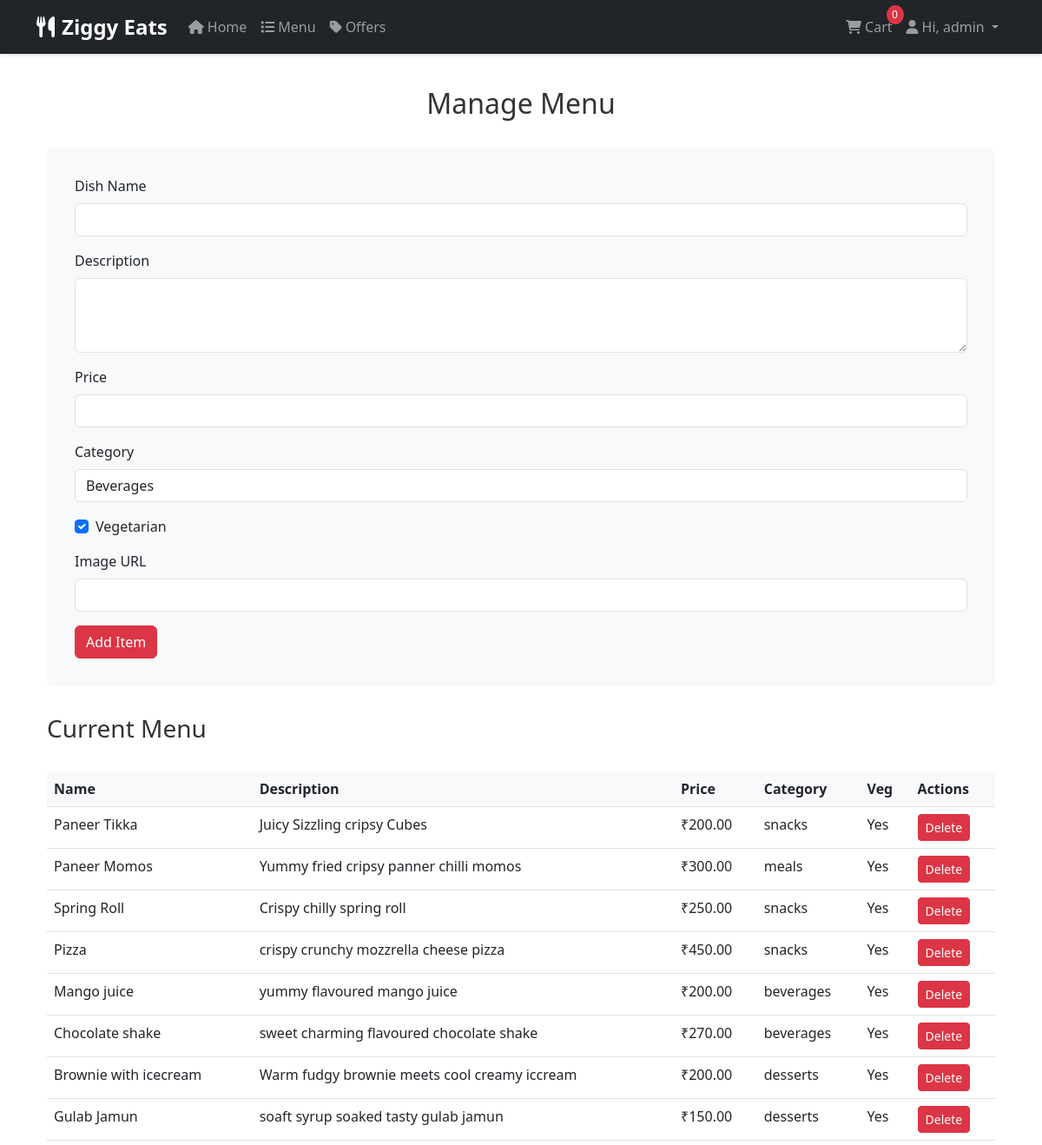
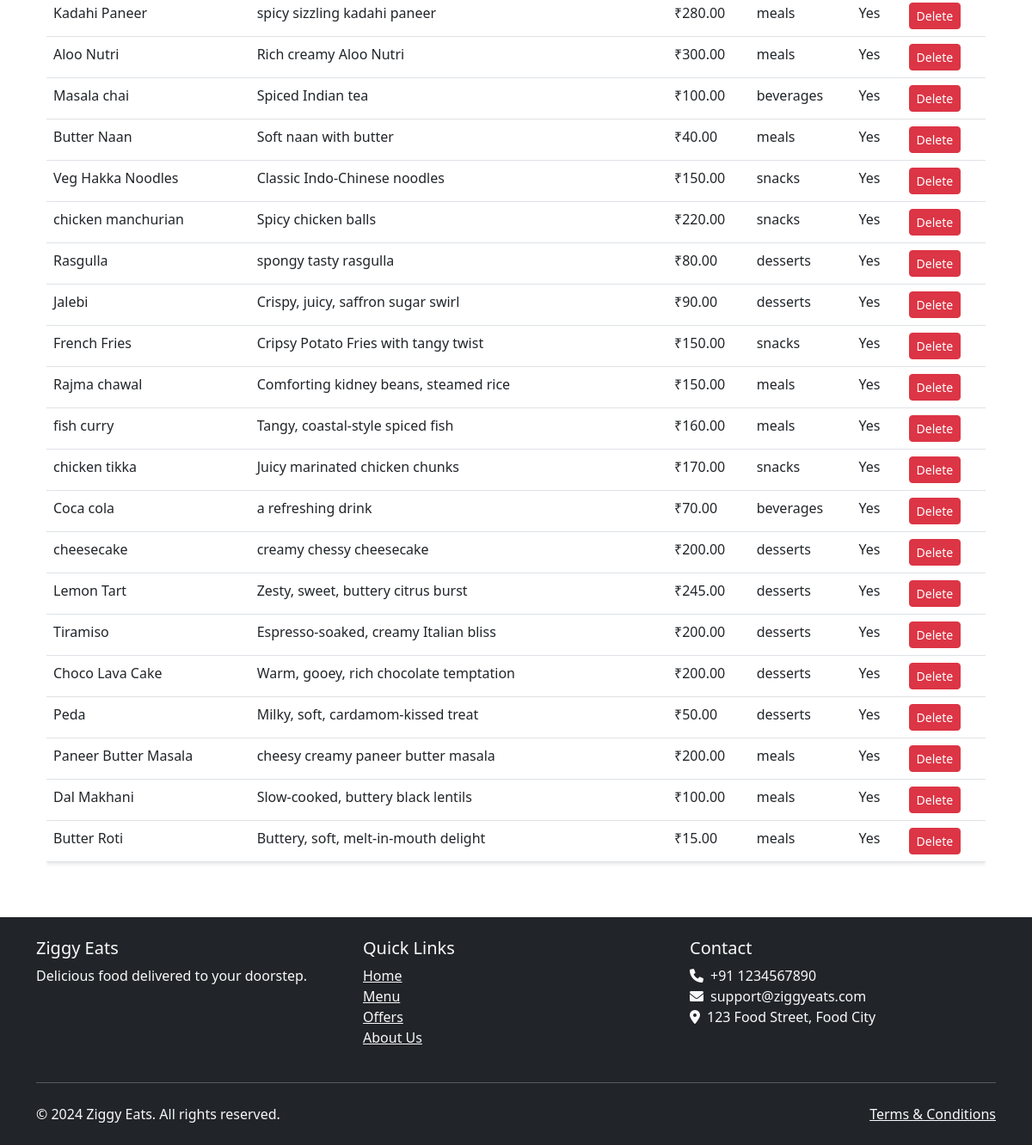
/admin/manage-menu (signed in), run on the app's committed database (2 pictures, top to bottom).
### models.py (models this page shows, shortened)
class User(db.Model, UserMixin):
    id = db.Column(db.Integer, primary_key=True)
    username = db.Column(db.String(150), unique=True, nullable=False)
    email = db.Column(db.String(254), unique=True, nullable=False)
    password = db.Column(db.String(128), nullable=False)
    is_admin = db.Column(db.Boolean, default=False)
    date_joined = db.Column(db.DateTime, default=db.func.current_timestamp())
    last_login = db.Column(db.DateTime, nullable=True)
    is_active = db.Column(db.Boolean, default=True)
    is_staff = db.Column(db.Boolean, default=False)

class MenuItem(db.Model):
    id = db.Column(db.Integer, primary_key=True)
    name = db.Column(db.String(100), nullable=False)
    description = db.Column(db.Text)
    price = db.Column(db.DECIMAL(10, 2), nullable=False)
    is_veg = db.Column(db.Boolean, default=True)
    category = db.Column(db.String(50), default='meals')
    image_url = db.Column(db.String(200))
    CATEGORY_CHOICES = [
        ('beverages', 'Beverages'),
        ('snacks', 'Snacks'),
        ('meals', 'Meals'),
        ('desserts', 'Desserts'),
    ]

### app.py (the view, shortened to what this page needs)
@app.route('/admin/manage-menu', methods=['GET', 'POST'])
@login_required
def manage_menu():
    if not current_user.is_admin:
        return redirect(url_for('home'))
    menu_items = MenuItem.query.all()
    return render_template('admin_manage_menu.html',
                         menu_items=menu_items,
                         categories=MenuItem.CATEGORY_CHOICES)

### app.py (called while the page is built)
@login_manager.user_loader
def load_user(user_id):
    return User.query.get(int(user_id))

### templates/admin_manage_menu.html (shortened to what this page needs)
{% extends "base.html" %}
{% block content %}
<div class="container mt-4">
    <h2 class="text-center section-title">Manage Menu</h2>
    <div class="form-container">
        <form method="POST">
            <div class="mb-3">
                <label for="name" class="form-label">Dish Name</label>
                <input type="text" class="form-control" id="name" name="name" required>
            </div>
            <div class="mb-3">
                <label for="description" class="form-label">Description</label>
                <textarea class="form-control" id="description" name="description" rows="3"></textarea>
            </div>
            <div class="mb-3">
                <label for="price" class="form-label">Price</label>
                <input type="number" step="0.01" class="form-control" id="price" name="price" required>
            </div>
            <div class="mb-3">
                <label for="category" class="form-label">Category</label>
                <select class="form-control" id="category" name="category" required>
                    {% for value, label in categories %}
                        <option value="{{ value }}">{{ label }}</option>
                    {% endfor %}
                </select>
            </div>
            <div class="mb-3">
                <div class="form-check">
                    <input class="form-check-input" type="checkbox" id="is_veg" name="is_veg" value="true" checked>
                    <label class="form-check-label" for="is_veg">
                        Vegetarian
                    </label>
                </div>
            </div>
            <div class="mb-3">
                <label for="image_url" class="form-label">Image URL</label>
                <input type="url" class="form-control" id="image_url" name="image_url">
            </div>
            <button type="submit" class="btn btn-danger">Add Item</button>
        </form>
    </div>
    <h3 class="mt-4 section-title">Current Menu</h3>
    <div class="table-responsive">
        <table class="table">
            <thead>
                <tr>
                    <th>Name</th>
                    <th>Description</th>
                    <th>Price</th>
                    <th>Category</th>
                    <th>Veg</th>
                    <th>Actions</th>
                </tr>
            </thead>
            <tbody>
                {% for item in menu_items %}
                <tr>
                    <td>{{ item.name }}</td>
                    <td>{{ item.description }}</td>
                    <td>₹{{ item.price }}</td>
                    <td>{{ item.category }}</td>
                    <td>{% if item.is_veg %}Yes{% else %}No{% endif %}</td>
                    <td>
                        <a href="{{ url_for('delete_menu_item', item_id=item.id) }}" class="btn btn-sm btn-danger">Delete</a>
                    </td>
                </tr>
                {% endfor %}
            </tbody>
        </table>
    </div>
</div>
{% endblock %}

### templates/base.html (shortened to what this page needs)
<!DOCTYPE html>
<html lang="en">
<head>
    <link href="https://cdn.jsdelivr.net/npm/bootstrap@5.3.0/dist/css/bootstrap.min.css" rel="stylesheet">
    <link href="https://cdnjs.cloudflare.com/ajax/libs/font-awesome/6.0.0/css/all.min.css" rel="stylesheet">
</head>
<body>
    <nav class="navbar navbar-expand-lg navbar-dark bg-dark fixed-top">
        <div class="container">
            <a class="navbar-brand" href="{{ url_for('home') }}">
                <i class="fas fa-utensils me-2"></i>Ziggy Eats
            </a>
            <div class="collapse navbar-collapse" id="navbarNav">
                <ul class="navbar-nav me-auto">
                    <li class="nav-item">
                        <a class="nav-link" href="{{ url_for('home') }}">
                            <i class="fas fa-home me-1"></i>Home
                        </a>
                    </li>
                    <li class="nav-item">
                        <a class="nav-link" href="{{ url_for('menu') }}">
                            <i class="fas fa-list me-1"></i>Menu
                        </a>
                    </li>
                    <li class="nav-item">
                        <a class="nav-link" href="{{ url_for('offers') }}">
                            <i class="fas fa-tag me-1"></i>Offers
                        </a>
                    </li>
                </ul>
                <ul class="navbar-nav">
                    {% if current_user.is_authenticated %}
                    <li class="nav-item">
                        <a class="nav-link" href="{{ url_for('cart') }}">
                                <i class="fas fa-shopping-cart me-1"></i>Cart
                                <span class="cart-count" id="cartCount">
                                    {% if current_user.is_authenticated %}
                                        {{ current_user.cart_items|sum(attribute='quantity') }}
                                {% else %}
                                    0
                                {% endif %}
                            </span>
                        </a>
                    </li>
                        <li class="nav-item dropdown">
                            <a class="nav-link dropdown-toggle" href="#" id="userDropdown" role="button" data-bs-toggle="dropdown">
                                <i class="fas fa-user me-1"></i>Hi, {{ current_user.username }}
                            </a>
                        </li>
                    {% endif %}
                </ul>
            </div>
        </div>
    </nav>
    <div class="main-content">
        <div class="container">
    {% block content %}{% endblock %}
        </div>
    </div>
    <footer class="bg-dark text-light py-4 mt-5">
        <div class="container">
            <div class="row">
                <div class="col-md-4">
                    <h5>Ziggy Eats</h5>
                    <p>Delicious food delivered to your doorstep.</p>
                </div>
                <div class="col-md-4">
                    <h5>Quick Links</h5>
                    <ul class="list-unstyled">
                        <li><a href="{{ url_for('home') }}" class="text-light">Home</a></li>
                        <li><a href="{{ url_for('menu') }}" class="text-light">Menu</a></li>
                        <li><a href="{{ url_for('offers') }}" class="text-light">Offers</a></li>
                        <li><a href="{{ url_for('about_us') }}" class="text-light">About Us</a></li>
                    </ul>
                </div>
                <div class="col-md-4">
                    <h5>Contact</h5>
                    <ul class="list-unstyled">
                        <li><i class="fas fa-phone me-2"></i>+91 1234567890</li>
                        <li><i class="fas fa-envelope me-2"></i>support@ziggyeats.com</li>
                        <li><i class="fas fa-map-marker-alt me-2"></i>123 Food Street, Food City</li>
                    </ul>
                </div>
            </div>
            <hr class="my-4">
            <div class="row">
                <div class="col-md-6">
                    <p class="mb-0">&copy; 2024 Ziggy Eats. All rights reserved.</p>
                </div>
                <div class="col-md-6 text-md-end">
                    <a href="{{ url_for('terms_and_conditions') }}" class="text-light">Terms & Conditions</a>
                </div>
            </div>
        </div>
    </footer>
    <div class="toast-container position-fixed bottom-0 end-0 p-3">
    </div>
</body>
</html>

### templates/base.html (style rules this page uses)
body { min-height: 100vh; display: flex; flex-direction: column; }
.navbar { box-shadow: 0 2px 4px rgba(0,0,0,0.1); }
.navbar-brand { font-weight: 600; font-size: 1.5rem; }
.nav-link { position: relative; font-weight: 500; }
.cart-count { position: absolute; top: -5px; right: -5px; background-color: #dc3545; color: white; border-radius: 50%; padding: 2px 6px; font-size: 12px; min-width: 20px; text-align: center; }
.main-content { flex: 1; padding-top: 76px; }
footer { margin-top: auto; background-color: #212529; color: #fff; padding: 2rem 0; }

### templates/admin_manage_menu.html (style rules this page uses)
.section-title { color: #333; margin-bottom: 2rem; }
.form-container { background-color: #f8f9fa; padding: 2rem; border-radius: 8px; margin-bottom: 2rem; }
.table { background-color: white; box-shadow: 0 2px 4px rgba(0,0,0,0.1); }
.table th { background-color: #f8f9fa; }

### data on the page
User: username "admin"
MenuItem: name "Paneer Tikka", description "Juicy Sizzling cripsy Cubes", price "200.00", category "snacks", is_veg "Yes"
MenuItem: name "Paneer Momos", description "Yummy fried cripsy panner chilli momos", price "300.00", category "meals", is_veg "Yes"
MenuItem: name "Spring Roll", description "Crispy chilly spring roll", price "250.00", category "snacks", is_veg "Yes"
MenuItem: name "Pizza", description "crispy crunchy mozzrella cheese pizza", price "450.00", category "snacks", is_veg "Yes"
MenuItem: name "Mango juice", description "yummy flavoured mango juice", price "200.00", category "beverages", is_veg "Yes"
MenuItem: name "Chocolate shake", description "sweet charming flavoured chocolate shake", price "270.00", category "beverages", is_veg "Yes"
MenuItem: name "Brownie with icecream", description "Warm fudgy brownie meets cool creamy iccream", price "200.00", category "desserts", is_veg "Yes"
MenuItem: name "Gulab Jamun", description "soaft syrup soaked tasty gulab jamun", price "150.00", category "desserts", is_veg "Yes"
MenuItem: name "Kadahi Paneer", description "spicy sizzling kadahi paneer", price "280.00", category "meals", is_veg "Yes"
MenuItem: name "Aloo Nutri", description "Rich creamy Aloo Nutri", price "300.00", category "meals", is_veg "Yes"
MenuItem: name "Masala chai", description "Spiced Indian tea", price "100.00", category "beverages", is_veg "Yes"
MenuItem: name "Butter Naan", description "Soft naan with butter", price "40.00", category "meals", is_veg "Yes"
MenuItem: name "Veg Hakka Noodles", description "Classic Indo-Chinese noodles", price "150.00", category "snacks", is_veg "Yes"
MenuItem: name "chicken manchurian", description "Spicy chicken balls", price "220.00", category "snacks", is_veg "Yes"
MenuItem: name "Rasgulla", description "spongy tasty rasgulla", price "80.00", category "desserts", is_veg "Yes"
MenuItem: name "Jalebi", description "Crispy, juicy, saffron sugar swirl", price "90.00", category "desserts", is_veg "Yes"
MenuItem: name "French Fries", description "Cripsy Potato Fries with tangy twist", price "150.00", category "snacks", is_veg "Yes"
MenuItem: name "Rajma chawal", description "Comforting kidney beans, steamed rice", price "150.00", category "meals", is_veg "Yes"
MenuItem: name "fish curry", description "Tangy, coastal-style spiced fish", price "160.00", category "meals", is_veg "Yes"
MenuItem: name "chicken tikka", description "Juicy marinated chicken chunks", price "170.00", category "snacks", is_veg "Yes"
MenuItem: name "Coca cola", description "a refreshing drink", price "70.00", category "beverages", is_veg "Yes"
MenuItem: name "cheesecake", description "creamy chessy cheesecake", price "200.00", category "desserts", is_veg "Yes"
MenuItem: name "Lemon Tart", description "Zesty, sweet, buttery citrus burst", price "245.00", category "desserts", is_veg "Yes"
MenuItem: name "Tiramiso", description "Espresso-soaked, creamy Italian bliss", price "200.00", category "desserts", is_veg "Yes"
MenuItem: name "Choco Lava Cake", description "Warm, gooey, rich chocolate temptation", price "200.00", category "desserts", is_veg "Yes"
MenuItem: name "Peda", description "Milky, soft, cardamom-kissed treat", price "50.00", category "desserts", is_veg "Yes"
MenuItem: name "Paneer Butter Masala", description "cheesy creamy paneer butter masala", price "200.00", category "meals", is_veg "Yes"
MenuItem: name "Dal Makhani", description "Slow-cooked, buttery black lentils", price "100.00", category "meals", is_veg "Yes"
MenuItem: name "Butter Roti", description "Buttery, soft, melt-in-mouth delight", price "15.00", category "meals", is_veg "Yes"

### other printed values
{{ current_user.cart_items|sum(attribute='quantity') }} "0"
form field category "Beverages"
